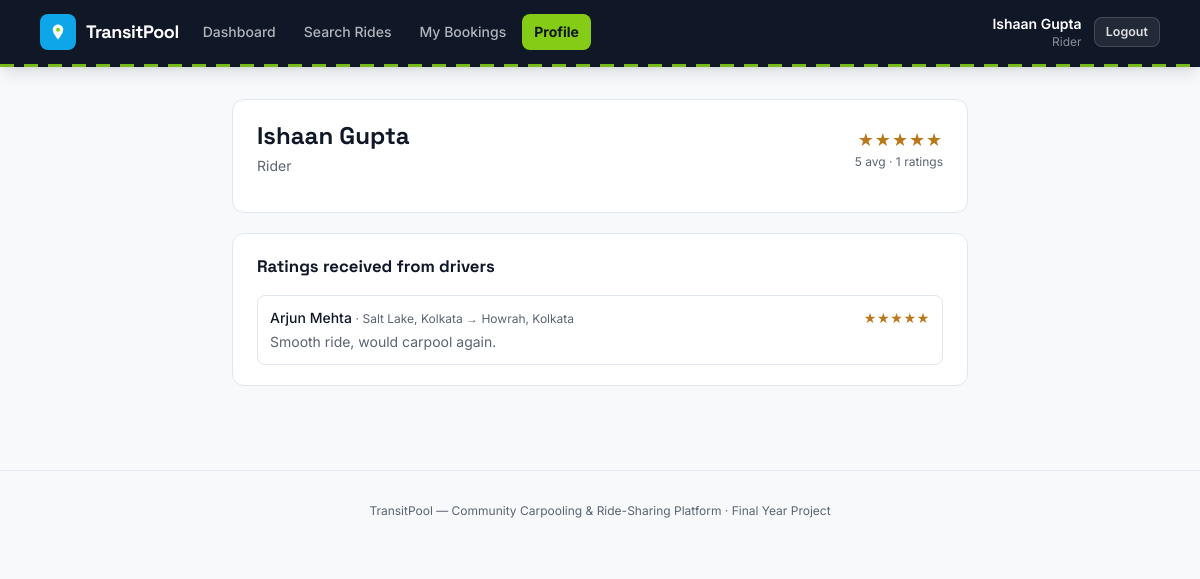
The page /index.php?route=rider/profile (signed in) on the database its author committed.
### tables this page shows
CREATE TABLE ratings (
    id          INT UNSIGNED AUTO_INCREMENT PRIMARY KEY,
    ride_id     INT UNSIGNED NOT NULL,
    rater_id    INT UNSIGNED NOT NULL,
    ratee_id    INT UNSIGNED NOT NULL,
    rater_role  ENUM('driver','rider') NOT NULL,
    stars       TINYINT UNSIGNED NOT NULL,
    comment     VARCHAR(500) NULL,
    created_at  TIMESTAMP NOT NULL DEFAULT CURRENT_TIMESTAMP,
    CONSTRAINT fk_ratings_ride  FOREIGN KEY (ride_id)  REFERENCES rides(id) ON DELETE CASCADE,
    CONSTRAINT fk_ratings_rater FOREIGN KEY (rater_id) REFERENCES users(id) ON DELETE CASCADE,
    CONSTRAINT fk_ratings_ratee FOREIGN KEY (ratee_id) REFERENCES users(id) ON DELETE CASCADE,
    CONSTRAINT chk_ratings_stars CHECK (stars BETWEEN 1 AND 5),
    CONSTRAINT uniq_rating_per_direction UNIQUE (ride_id, rater_id, ratee_id),
    INDEX idx_ratings_ratee (ratee_id)
);

CREATE TABLE users (
    id         INT UNSIGNED AUTO_INCREMENT PRIMARY KEY,
    name       VARCHAR(120)    NOT NULL,
    email      VARCHAR(150)    NOT NULL UNIQUE,
    phone      VARCHAR(20)     NOT NULL,
    password   VARCHAR(255)    NOT NULL,
    role       ENUM('super_admin','driver','rider') NOT NULL,
    status     ENUM('active','inactive') NOT NULL DEFAULT 'active',
    created_at TIMESTAMP NOT NULL DEFAULT CURRENT_TIMESTAMP
);

CREATE TABLE rides (
    id               INT UNSIGNED AUTO_INCREMENT PRIMARY KEY,
    driver_id        INT UNSIGNED NOT NULL,
    vehicle_id       INT UNSIGNED NOT NULL,
    origin           VARCHAR(120) NOT NULL,
    destination      VARCHAR(120) NOT NULL,
    departure_at     DATETIME NOT NULL,
    seats_total      TINYINT UNSIGNED NOT NULL,
    seats_available  TINYINT UNSIGNED NOT NULL,
    price_per_seat   DECIMAL(8,2) NOT NULL,
    notes            VARCHAR(255) NULL,
    status           ENUM('scheduled','ongoing','completed','cancelled') NOT NULL DEFAULT 'scheduled',
    created_at       TIMESTAMP NOT NULL DEFAULT CURRENT_TIMESTAMP,
    CONSTRAINT fk_rides_driver  FOREIGN KEY (driver_id)  REFERENCES users(id)    ON DELETE CASCADE,
    CONSTRAINT fk_rides_vehicle FOREIGN KEY (vehicle_id) REFERENCES vehicles(id) ON DELETE RESTRICT,
    INDEX idx_rides_driver (driver_id),
    INDEX idx_rides_search (status, departure_at),
    INDEX idx_rides_origin (origin),
    INDEX idx_rides_destination (destination)
);

### app/controllers/RiderController.php (called while the page is built, shortened)
<?php
require_once __DIR__ . '/../models/Rating.php';
class RiderController
{
    public function profile(): void
    {
        $riderId = Auth::id();
        $ratings = Rating::forRatee($riderId);
        $avg = Rating::averageForRatee($riderId);
        require __DIR__ . '/../views/rider/profile.php';
    }
}

### public/index.php (called while the page is built, shortened)
<?php
require_once __DIR__ . '/../core/helpers.php';
require_once __DIR__ . '/../core/Database.php';
require_once __DIR__ . '/../core/Auth.php';
require_once __DIR__ . '/../app/models/Rating.php';
require_once __DIR__ . '/../app/controllers/RiderController.php';
$router = new Router();
$router->get('login', fn() => (new AuthController())->showLogin());
$router->post('login', fn() => (new AuthController())->login());
$router->get('register', fn() => (new AuthController())->showRegister());
$router->post('register', fn() => (new AuthController())->register());
$router->post('logout', fn() => (new AuthController())->logout());
$router->get('admin/dashboard', fn() => (new AdminController())->dashboard());
$router->get('admin/users', fn() => (new AdminController())->users());
$router->post('admin/users/status', fn() => (new AdminController())->userStatus());
$router->get('admin/vehicles', fn() => (new AdminController())->vehicles());
$router->post('admin/vehicles/status', fn() => (new AdminController())->vehicleStatus());
$router->get('admin/rides', fn() => (new AdminController())->rides());
$router->get('admin/rides/show', fn() => (new AdminController())->rideShow());
$router->post('admin/rides/cancel', fn() => (new AdminController())->rideCancel());
$router->get('admin/bookings', fn() => (new AdminController())->bookings());
$router->get('admin/ratings', fn() => (new AdminController())->ratings());
$router->get('admin/reports', fn() => (new AdminController())->reports());
$router->post('admin/reports/resolve', fn() => (new AdminController())->reportResolve());
$router->get('driver/dashboard', fn() => (new DriverController())->dashboard());
$router->get('driver/vehicles', fn() => (new DriverController())->vehicles());
$router->get('driver/vehicles/new', fn() => (new DriverController())->vehicleNew());
$router->post('driver/vehicles/store', fn() => (new DriverController())->vehicleStore());
$router->get('driver/vehicles/edit', fn() => (new DriverController())->vehicleEdit());
$router->post('driver/vehicles/update', fn() => (new DriverController())->vehicleUpdate());
$router->post('driver/vehicles/deactivate', fn() => (new DriverController())->vehicleDeactivate());
$router->post('driver/vehicles/activate', fn() => (new DriverController())->vehicleActivate());
$router->get('driver/rides', fn() => (new DriverController())->rides());
$router->get('driver/rides/new', fn() => (new DriverController())->rideNew());
$router->post('driver/rides/store', fn() => (new DriverController())->rideStore());
$router->get('driver/rides/edit', fn() => (new DriverController())->rideEdit());
$router->post('driver/rides/update', fn() => (new DriverController())->rideUpdate());
$router->post('driver/rides/cancel', fn() => (new DriverController())->rideCancel());
$router->post('driver/rides/start', fn() => (new DriverController())->rideStart());
$router->post('driver/rides/complete', fn() => (new DriverController())->rideComplete());
$router->get('driver/rides/roster', fn() => (new DriverController())->roster());
$router->get('driver/rides/rate', fn() => (new DriverController())->rateRiders());
$router->post('driver/ratings/store', fn() => (new DriverController())->rateRiderStore());
$router->get('driver/profile', fn() => (new DriverController())->profile());
$router->get('rider/dashboard', fn() => (new RiderController())->dashboard());
$router->get('rider/search', fn() => (new RiderController())->search());
$router->get('rider/rides/show', fn() => (new RiderController())->rideShow());
$router->post('rider/bookings/store', fn() => (new RiderController())->bookingStore());
$router->get('rider/bookings', fn() => (new RiderController())->bookings());
$router->post('rider/bookings/cancel', fn() => (new RiderController())->bookingCancel());
$router->get('rider/rides/rate', fn() => (new RiderController())->rateDriver());
$router->post('rider/ratings/store', fn() => (new RiderController())->rateDriverStore());
$router->get('rider/profile', fn() => (new RiderController())->profile());
$router->get('reports/new', fn() => (new ReportController())->newForm());
$router->post('reports/store', fn() => (new ReportController())->store());
$route = $_GET['route'] ?? '';
$router->dispatch($_SERVER['REQUEST_METHOD'], $route);

### core/Router.php (called while the page is built, shortened)
<?php
class Router
{
    private array $routes = ['GET' => [], 'POST' => []];
    public function get(string $route, callable $handler): void
    {
        $this->routes['GET'][$route] = $handler;
    }
    public function post(string $route, callable $handler): void
    {
        $this->routes['POST'][$route] = $handler;
    }
    public function dispatch(string $method, string $route): void
    {
        $handler = $this->routes[$method][$route] ?? null;
        try {
            $handler();
        } catch (Throwable $e) {
            error_log($e->getMessage());
            http_response_code(500);
            require __DIR__ . '/../app/views/errors/500.php';
        }
    }
}

### core/Auth.php (called while the page is built, shortened)
<?php
require_once __DIR__ . '/Database.php';
class Auth
{
    public static function id(): ?int
    {
        return $_SESSION['user_id'] ?? null;
    }
    public static function name(): ?string
    {
        return $_SESSION['user_name'] ?? null;
    }
}

### core/helpers.php (called while the page is built, shortened)
<?php
function e(?string $value): string
{
    return htmlspecialchars($value ?? '', ENT_QUOTES, 'UTF-8');
}
function stars(int $count): string
{
    $count = max(0, min(5, $count));
    return str_repeat('★', $count) . str_repeat('☆', 5 - $count);
}

### core/Database.php (called while the page is built)
<?php
class Database
{
    private static ?PDO $instance = null;
    public static function connect(): PDO
    {
        if (self::$instance === null) {
            $config = require __DIR__ . '/../config/database.php';
            $dsn = sprintf(
                'mysql:host=%s;port=%d;dbname=%s;charset=%s',
                $config['host'],
                $config['port'],
                $config['database'],
                $config['charset']
            );
            self::$instance = new PDO($dsn, $config['username'], $config['password'], [
                PDO::ATTR_ERRMODE            => PDO::ERRMODE_EXCEPTION,
                PDO::ATTR_DEFAULT_FETCH_MODE => PDO::FETCH_ASSOC,
                PDO::ATTR_EMULATE_PREPARES   => false,
            ]);
        }
        return self::$instance;
    }
}

### app/models/Rating.php (called while the page is built, shortened)
<?php
require_once __DIR__ . '/../../core/Database.php';
class Rating
{
    public static function forRatee(int $userId): array
    {
        $stmt = Database::connect()->prepare(
            'SELECT rt.*, r.origin, r.destination, r.departure_at, u.name AS rater_name
             FROM ratings rt
             JOIN rides r ON r.id = rt.ride_id
             JOIN users u ON u.id = rt.rater_id
             WHERE rt.ratee_id = ?
             ORDER BY rt.created_at DESC'
        );
        $stmt->execute([$userId]);
        return $stmt->fetchAll();
    }
    public static function averageForRatee(int $userId): ?array
    {
        $stmt = Database::connect()->prepare('SELECT AVG(stars) AS avg_stars, COUNT(*) AS n FROM ratings WHERE ratee_id = ?');
        $stmt->execute([$userId]);
        $row = $stmt->fetch();
        return ['avg' => round((float)$row['avg_stars'], 1), 'count' => (int)$row['n']];
    }
}

### config/database.php (called while the page is built)
<?php
return [
    'host'     => '127.0.0.1',
    'port'     => 3306,
    'database' => 'carpooling_ride_sharing',
    'username' => 'root',
    'password' => '',
    'charset'  => 'utf8mb4',
];

### app/views/rider/profile.php (the view, shortened to what this page needs)
<?php $pageTitle = 'My Profile'; require __DIR__ . '/../partials/header.php'; require __DIR__ . '/../partials/navbar.php'; ?>
<main class="max-w-3xl mx-auto px-4 py-8">
    <div class="card">
        <div class="card-head">
            <div>
                <h1 class="font-display text-2xl font-bold"><?= e(Auth::name()) ?></h1>
                <p class="text-slateink text-sm mt-1">Rider</p>
            </div>
            <?php if ($avg): ?>
                <div class="text-right">
                    <div class="star-rating text-lg"><?= stars((int)round($avg['avg'])) ?></div>
                    <p class="text-xs text-slateink"><?= $avg['avg'] ?> avg &middot; <?= $avg['count'] ?> ratings</p>
                </div>
            <?php endif; ?>
        </div>
    </div>
    <div class="card">
        <div class="card-head"><h2>Ratings received from drivers</h2></div>
        <ul class="space-y-3">
            <?php foreach ($ratings as $rt): ?>
                <li class="border border-line rounded-lg p-3 text-sm">
                    <div class="flex items-center justify-between">
                        <span class="font-medium"><?= e($rt['rater_name']) ?> <span class="text-slateink text-xs font-normal">&middot; <?= e($rt['origin']) ?> &rarr; <?= e($rt['destination']) ?></span></span>
                        <span class="star-rating"><?= stars((int)$rt['stars']) ?></span>
                    </div>
                    <?php if (!empty($rt['comment'])): ?><p class="text-slateink mt-1"><?= e($rt['comment']) ?></p><?php endif; ?>
                </li>
            <?php endforeach; ?>
        </ul>
    </div>
</main>
<?php require __DIR__ . '/../partials/footer.php'; ?>

### public/assets/css/style.css (style rules this page uses)
* { box-sizing: border-box; }
h1, h2, h3, h4, .font-display { font-family: 'Space Grotesk', 'Inter', sans-serif; }
.card { background: #fff; border: 1px solid var(--line, #E1E7EE); border-radius: 12px; padding: 1.25rem 1.5rem; margin-bottom: 1.25rem; }
.card-head { display: flex; align-items: center; justify-content: space-between; gap: 1rem; margin-bottom: 1rem; flex-wrap: wrap; }
.card-head h2 { font-size: 1.05rem; font-weight: 700; }
.star-rating { color: #B9791A; letter-spacing: 0.05em; }

### rows shown on the page
ratings: rater.name "Arjun Mehta", ride.origin "Salt Lake, Kolkata", ride.destination "Howrah, Kolkata", stars "★★★★★", comment "Smooth ride, would carpool again."

### other values the page prints
$label "Dashboard"
$label "Search Rides"
$label "My Bookings"
$label "Profile"
Auth::name() "Ishaan Gupta"
str_replace('_', ' ', $role ?? '') "Rider"
stars((int)round($avg['avg'])) "★★★★★"
$avg['avg'] "5"
$avg['count'] "1"
